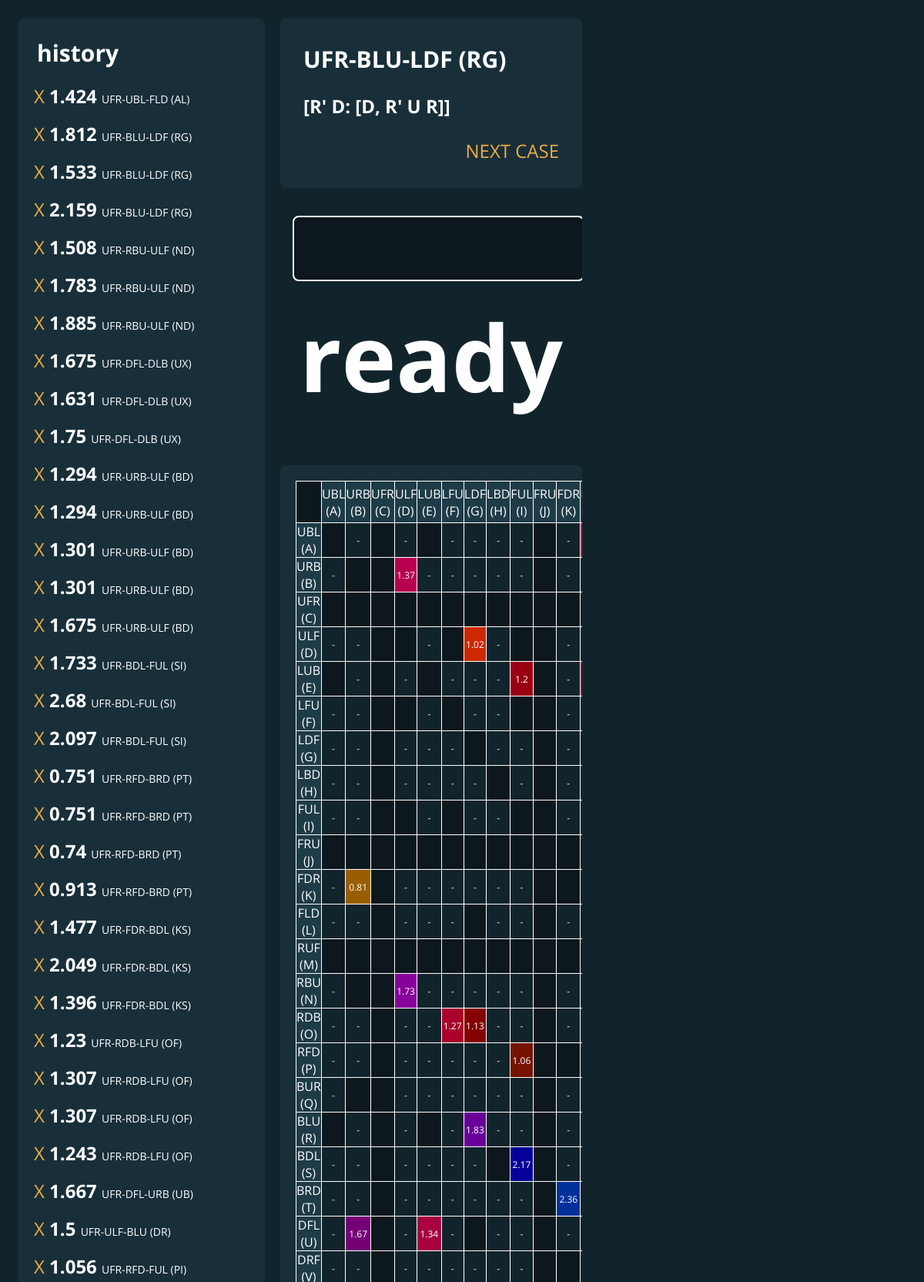
The app's page /corners/172 (upper part) with its own data.
### tables this page shows
CREATE TABLE Times (
    id    INTEGER NOT NULL PRIMARY KEY AUTOINCREMENT UNIQUE,
    time  NUMERIC NOT NULL,
    date  INTEGER,
    case_id   INTEGER NOT NULL
);

CREATE TABLE Cases (
    id  INTEGER NOT NULL PRIMARY KEY AUTOINCREMENT UNIQUE,
    type    INTEGER NOT NULL,
    buffer  INTEGER NOT NULL,
    target1 INTEGER NOT NULL,
    target2 INTEGER NOT NULL,
    alg TEXT NOT NULL
);

### app.py (the view)
@app.route("/corners/<case_id>")
def corners_id(case_id):
    case = db.case_for_id(case_id)
    case_name = f"UFR-{case[1]}-{case[2]} ({case[3]}{case[4]})"
    return render_template("main.html",
                           case=[case[0], case_name, case[5]], history=db.history(), grid=db.time_grid())

### database.py (called while the page is built)
def query(f):
    def full(args=None):
        db = sqlite3.connect("comms.db")
        if args:
            result = f(db.cursor(), args)
        else:
            result = f(db.cursor())
        db.commit()
        db.close()
        return result
    return full

@query
def case_for_id(c, case_id):
    c.execute(f"{join_cases} WHERE Cases.id = ?", (case_id,))
    return c.fetchone()

@query
def history(c):
    class Time:
        def __init__(self, data):
            self.id = data[0]
            self.time, self.date = data[1:3]
            self.case = f"UFR-{data[3]}-{data[4]} ({data[5]}{data[6]})"
    c.execute(join_times)
    return [Time(x) for x in c.fetchall()]

### templates/main.html (shortened to what this page needs)
<!DOCTYPE html>
<html lang="en">
<head>
    <link rel="stylesheet" href="{{ url_for('static', filename='main.css') }}">
</head>
<body class="elev1">
    <div id="main" class="elev1">
        <div id="history-container" class="elev2">
            <h2 class="history">history</h2>
            <div id="history">
                {% for item in history %}
                <div class="history">
                    <a class="history" href="/delete/{{ item.id }}-{{ case[0] }}">X</a>
                    <h3 class="history">{{ item.time }}</h3>
                    <p class="history">{{ item.case }}</p>
                </div>
                {% endfor %}
            </div>
        </div>
        <div id="case" class="elev2">
            <h2 id="case-name">{{ case[1] }}</h2>
            <h3 id="case-alg">{{ case[2] }}</h3>
            <a href="/corners" id="next">NEXT CASE</a>
        </div>
        <div id="time-input" class="elev1">
            <form id="time-form" action="/submit" method="POST">
                <input type="text" id="time-entry" name="time" class="elev0" value="">
            </form>
            <h1 id="time-display">loading</h1>
        </div>
        <div id="table" class="elev2">
            <table>
                {% for row in grid %}
                <tr>
                    {% for time in row %}
                    <td {{ time[1] }}>{{ time[0] }}</td>
                    {% endfor %}
                </tr>
                {% endfor %}
            </table>
        </div>
    </div>
</body>
</html>

### static/main.css (style rules this page uses)
* { color: #FFFFFF; overflow: auto; box-sizing: border-box; margin: 0; padding: 0; text-decoration: none; font-size: 24px; }
.elev0 { background-color: #0C181D; }
.elev1 { background-color: #12242B; }
.elev2 { background-color: #182f3A; border-radius: 8px; }
h1 { text-align: center; font-size: 120px; }
h2 { font-size: 30px; padding: 10px; }
h3 { padding: 10px; }
p { font-size: 14px; }
a { color: var(--accent1); align-self: flex-end; padding: 10px; }
body { --accent1: #EA4; margin: 0; }
#main { display: grid; grid-template-columns: 320px auto 400px; grid-template-rows: 220px 320px auto; gap: 20px; position: fixed; width: 100%; height: 100%; margin: 0px; padding: 24px; }
#history-container { grid-area: 1 / 1 / span 3 / span 1; }
#case { grid-area: 1 / 2 / span 1 / span 1; display: flex; flex-direction: column; justify-content: space-around; padding: 20px; }
#time-input { grid-area: 2 / 2 / span 1 / span 1; }
div#table { grid-area: 3 / 2 / span 1 / span 1; }
form { display: flex; }
input { flex-grow: 1; margin: 16px; border: 2px solid #FFFFFF; border-radius: 8px; padding: 20px; font-size: 30px; }
#history { display: inline-block; height: max-content; }
.history { display: inline; padding: 0; }
h2.history { display: inline-block; position: sticky; top: 0px; width: 100%; background-color: #182f3A; padding: 24px 24px 8px 24px; }
div.history { display: inline-block; height: 42px; padding: 4px 20px; }
table { margin: 20px; border-collapse: collapse; }
td { border: 1px solid white; font-size: 12px; text-align: center; }
td.empty { background-color: #0C181D; }
td.notime { background-color: #12242B; }
td.top { background-color: #1e3B48; width: 40px; height: 54px; font-size: 16px; }
td.left { background-color: #1e3B48; width: 72px; height: 32px; font-size: 16px; }

### templates/main.html (style rules this page uses)
* { font-family: 'Open Sans', sans-serif; }

### records on screen
Times: time "1.424", case "UFR-UBL-FLD (AL)"
Times: time "1.812", case "UFR-BLU-LDF (RG)"
Times: time "1.533", case "UFR-BLU-LDF (RG)"
Times: time "2.159", case "UFR-BLU-LDF (RG)"
Times: time "1.508", case "UFR-RBU-ULF (ND)"
Times: time "1.783", case "UFR-RBU-ULF (ND)"
Times: time "1.885", case "UFR-RBU-ULF (ND)"
Times: time "1.675", case "UFR-DFL-DLB (UX)"
Times: time "1.631", case "UFR-DFL-DLB (UX)"
Times: time "1.75", case "UFR-DFL-DLB (UX)"
Times: time "1.294", case "UFR-URB-ULF (BD)"
Times: time "1.294", case "UFR-URB-ULF (BD)"
Times: time "1.301", case "UFR-URB-ULF (BD)"
Times: time "1.301", case "UFR-URB-ULF (BD)"
Times: time "1.675", case "UFR-URB-ULF (BD)"
Times: time "1.733", case "UFR-BDL-FUL (SI)"
Times: time "2.68", case "UFR-BDL-FUL (SI)"
Times: time "2.097", case "UFR-BDL-FUL (SI)"
Times: time "0.751", case "UFR-RFD-BRD (PT)"
Times: time "0.751", case "UFR-RFD-BRD (PT)"
Times: time "0.74", case "UFR-RFD-BRD (PT)"
Times: time "0.913", case "UFR-RFD-BRD (PT)"
Times: time "1.477", case "UFR-FDR-BDL (KS)"
Times: time "2.049", case "UFR-FDR-BDL (KS)"
Times: time "1.396", case "UFR-FDR-BDL (KS)"
Times: time "1.23", case "UFR-RDB-LFU (OF)"
Times: time "1.307", case "UFR-RDB-LFU (OF)"
Times: time "1.307", case "UFR-RDB-LFU (OF)"
Times: time "1.243", case "UFR-RDB-LFU (OF)"
Times: time "1.667", case "UFR-DFL-URB (UB)"
Times: time "1.5", case "UFR-ULF-BLU (DR)"
Times: time "1.056", case "UFR-RFD-FUL (PI)"
Cases: alg "[R' D: [D, R' U R]]"

### other values on screen
{{ case[1] }} "UFR-BLU-LDF (RG)"
{{ time[0] }} "UBL (A)" "URB (B)" "UFR (C)" "ULF (D)" "LUB (E)" "LFU (F)" "LDF (G)" "LBD (H)" "FUL (I)" "FRU (J)" "FDR (K)" "UBL (A)" "-" "-" "-" "-" "-" "-" "-" "URB (B)" "-" "1.37" "-" "-" "-" "-" "-" "-" "UFR (C)" "ULF (D)" "-" "-" "-" "1.02" "-" "-" "LUB (E)" "-" "-" "-" "-" "-" "1.2" "-" "LFU (F)" "-" "-" "-" "-" "-" "-" "LDF (G)" "-" "-" "-" "-" "-" "-" "-" "-" "LBD (H)" "-" "-" "-" "-" "-" "-" "-" "-" "FUL (I)" "-" "-" "-" "-" "-" "-" "FRU (J)" "FDR (K)" "-" "0.81" "-" "-" "-" "-" "-" "-" "FLD (L)" "-" "-" "-" "-" "-" "-" "-" "-" "RUF (M)" "RBU (N)" "-" "1.73" "-" "-" "-" "-" "-" "-" "RDB (O)" "-" "-" "-" "-" "1.27" "1.13" "-" "-" "-" "RFD (P)" "-" "-" "-" "-" "-" "-" "-" "1.06" "BUR (Q)" "-" "-" "-" "-" "-" "-" "-" "-" "BLU (R)" "-" "-" "-" "1.83" "-" "-" "-" "BDL (S)" "-" "-" "-" "-" "-" "-" "2.17" "-" "BRD (T)" "-" "-" "-" "-" "-" "-" "-" "-" "2.36" "DFL (U)" "-" "1.67" "-" "1.34" "-" "-" "-" "-" "-" "-" "-" "-" "-" "-" "-" "-"
